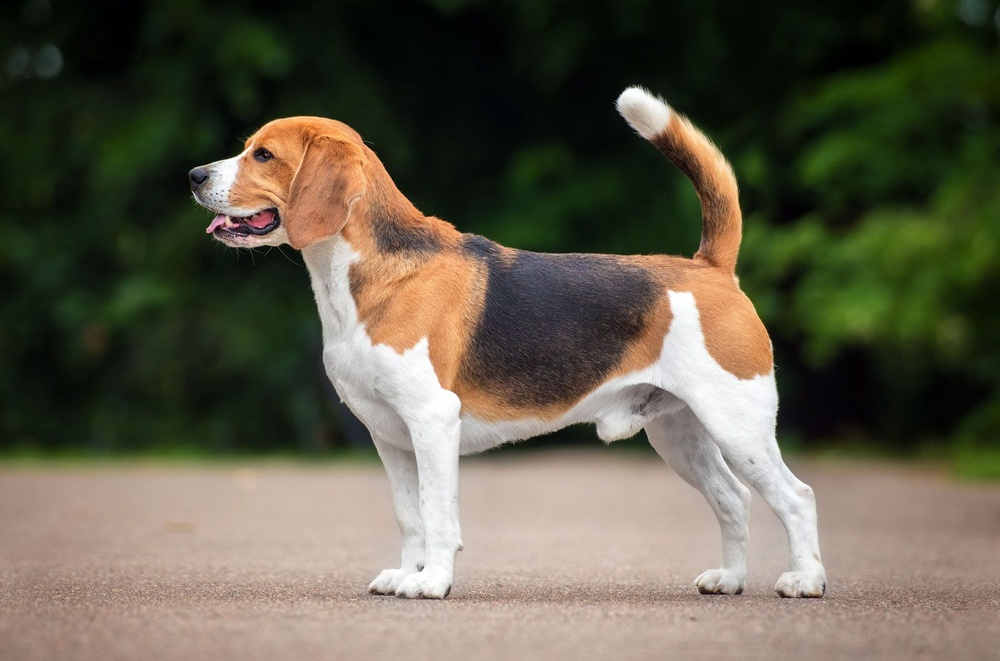
#> input picture ImageFiltering/beagle-hound-dog.jpg, 1000 x 661 px, shrunk from 1600 x 1057 before the run
$ python imagefiltering.py
#> lines starting #> are read from the running program, lines starting #| are printed output that depends on the picture
import cv2
import numpy as np

# Function to add Gaussian noise to an image


def add_gaussian_noise(image, mean=0, stddev=10):
    noise = np.random.normal(mean, stddev, image.shape).astype(np.uint8)
    noisy_image = cv2.add(image, noise)
    return noisy_image

# Function to add salt-and-pepper noise to an image


def add_salt_and_pepper_noise(image, salt_prob=0.05, pepper_prob=0.05):
    noisy_image = np.copy(image)
    height, width = image.shape[:2]
    salt_count = int(height * width * salt_prob)
    pepper_count = int(height * width * pepper_prob)

    # Add salt noise
    salt_coords = [np.random.randint(0, height - 1, salt_count),
                   np.random.randint(0, width - 1, salt_count)]
    salt_coords = np.clip(salt_coords, 0, height - 1)
    noisy_image[salt_coords[0], salt_coords[1]] = 255

    # Add pepper noise
    pepper_coords = [np.random.randint(0, height - 1, pepper_count),
                     np.random.randint(0, width - 1, pepper_count)]
    pepper_coords = np.clip(pepper_coords, 0, height - 1)
    noisy_image[pepper_coords[0], pepper_coords[1]] = 0

    return noisy_image

# Function to remove noise using mean filter


def remove_noise_mean(image, kernel_size=3):
    filtered_image = cv2.blur(image, (kernel_size, kernel_size))
    return filtered_image

# Function to remove noise using median filter


def remove_noise_median(image, kernel_size=3):
    filtered_image = cv2.medianBlur(image, kernel_size)
    return filtered_image


# Load an image
image = cv2.imread('./beagle-hound-dog.jpg', cv2.IMREAD_GRAYSCALE)
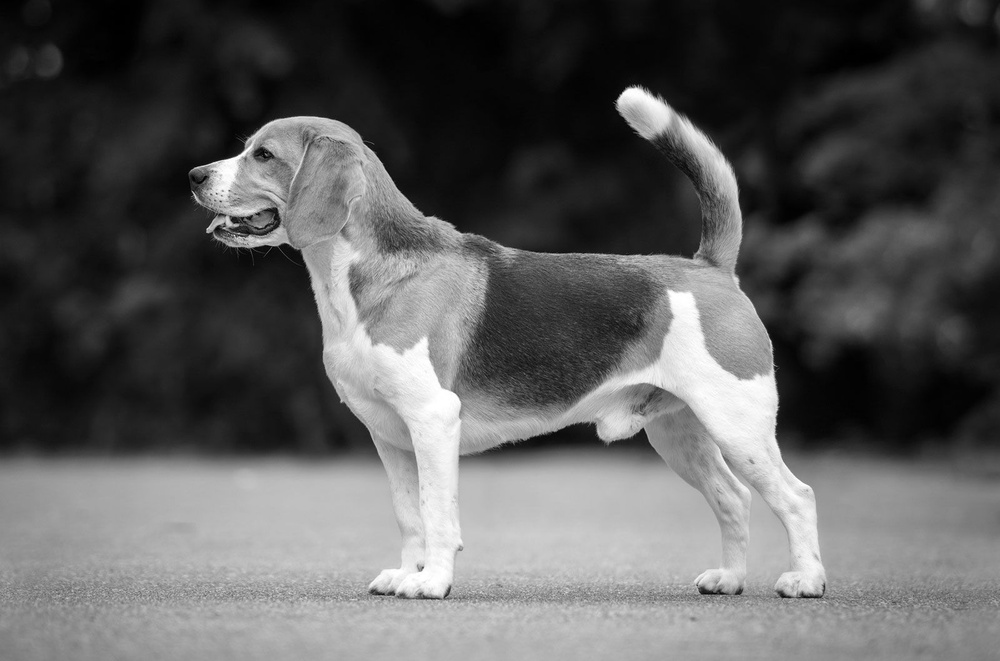
#> image: shape (661, 1000); min 0, max 255, mean 92

# Add Gaussian noise to the image
noisy_image_gaussian = add_gaussian_noise(image)
#> in add_gaussian_noise, `noisy_image = cv2.add(image, noise)`:
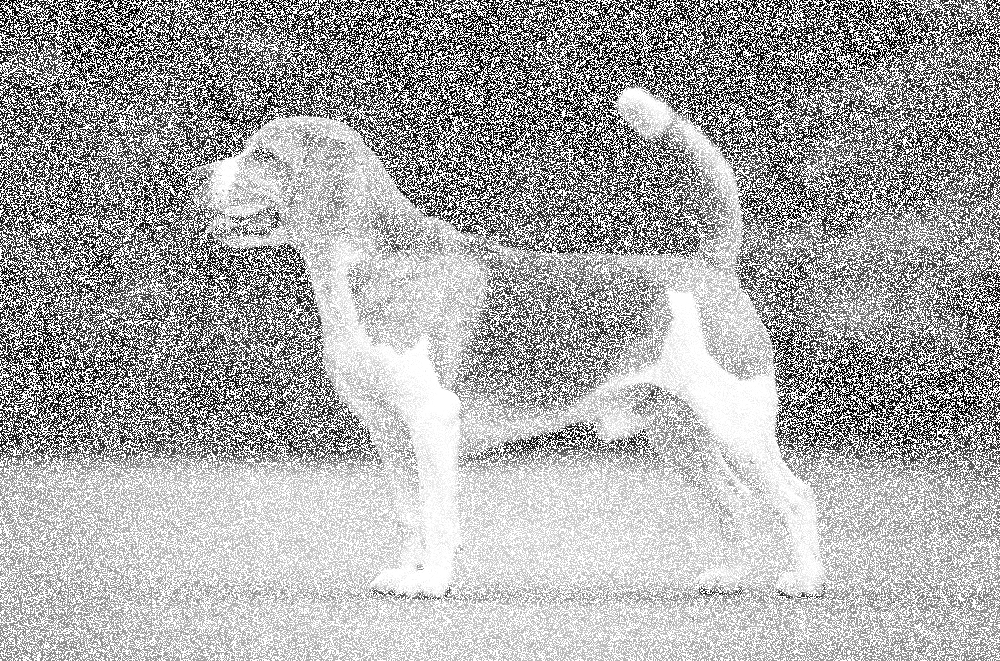
#> noisy_image: shape (661, 1000); min 0, max 255, mean 170.4

# Add salt-and-pepper noise to the image
noisy_image_salt_pepper = add_salt_and_pepper_noise(image)
#> in add_salt_and_pepper_noise, `noisy_image[pepper_coords[0], pepper_coords[1]] = 0`:
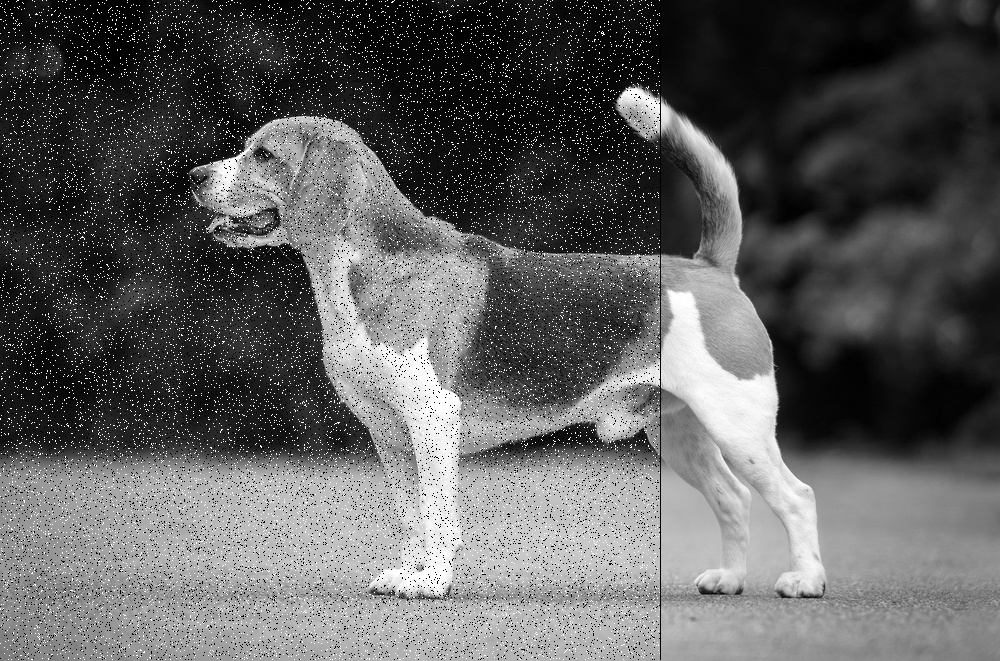
#> noisy_image: shape (661, 1000); min 0, max 255, mean 93.8

# Remove noise using mean filter
filtered_image_mean_gaussian = remove_noise_mean(noisy_image_gaussian)
#> in remove_noise_mean, `filtered_image = cv2.blur(image, (kernel_size, kernel_size))`:
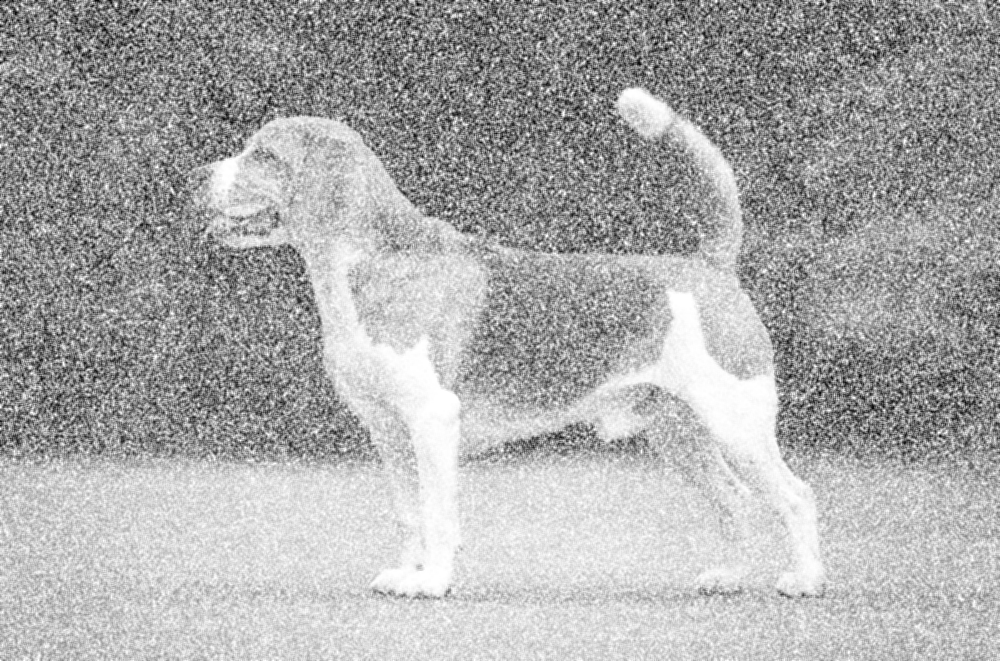
#> filtered_image: shape (661, 1000); min 4, max 255, mean 170.4
filtered_image_mean_salt_pepper = remove_noise_mean(noisy_image_salt_pepper)

# Remove noise using median filter
filtered_image_median_gaussian = remove_noise_median(noisy_image_gaussian)
#> in remove_noise_median, `filtered_image = cv2.medianBlur(image, kernel_size)`:
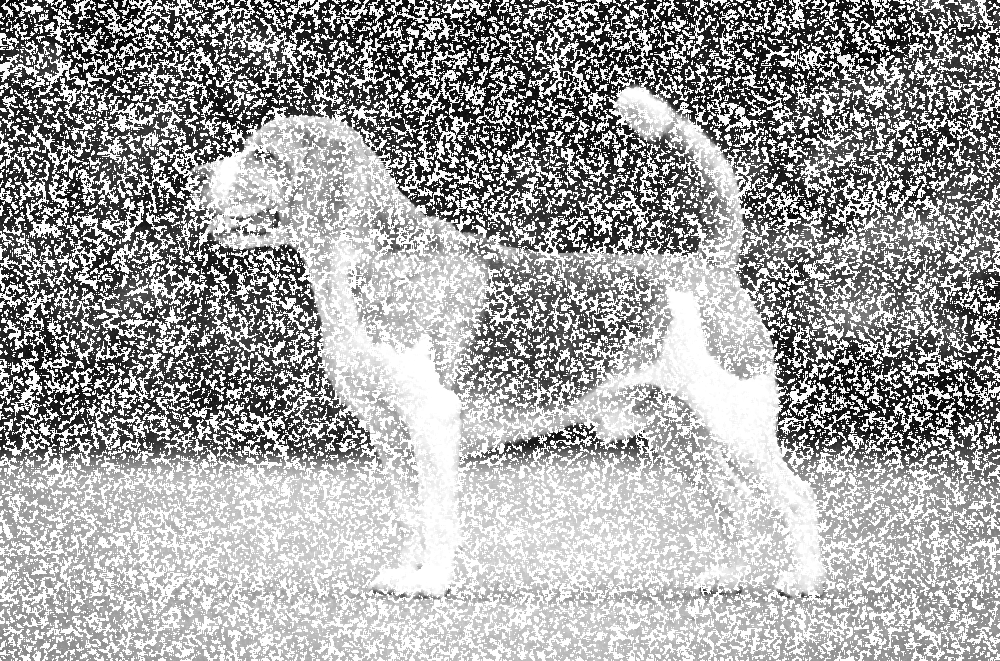
#> filtered_image: shape (661, 1000); min 2, max 255, mean 164.8
filtered_image_median_salt_pepper = remove_noise_median(
    noisy_image_salt_pepper)

# Display the original image and the filtered images
cv2.imshow('Original Image', image)
cv2.imshow('Noisy Image (Gaussian)', noisy_image_gaussian)
cv2.imshow('Noisy Image (Salt and Pepper)', noisy_image_salt_pepper)
cv2.imshow('Filtered Image (Mean, Gaussian)', filtered_image_mean_gaussian)
cv2.imshow('Filtered Image (Mean, Salt and Pepper)',
           filtered_image_mean_salt_pepper)
cv2.imshow('Filtered Image (Median, Gaussian)', filtered_image_median_gaussian)
cv2.imshow('Filtered Image (Median, Salt and Pepper)',
           filtered_image_median_salt_pepper)

# Wait for key press and then close the windows
cv2.waitKey(0)
cv2.destroyAllWindows()
